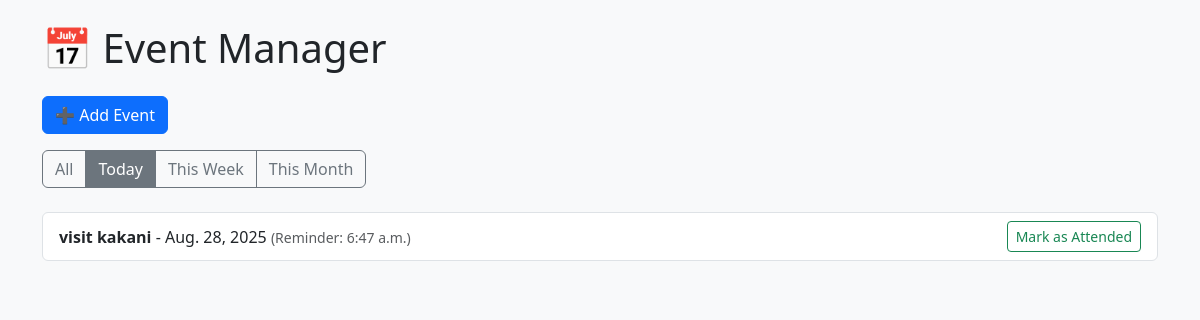
The page /?filter=day on the database its author committed.
### eventmanager_app/models.py (models this page shows, shortened)
class Event(models.Model):
    title = models.CharField(max_length=100)
    date = models.DateField()
    is_attended = models.BooleanField(default=False)
    reminder_time = models.TimeField(null=True, blank=True)

### eventmanager_app/views.py (the view)
# urls.py: path('', views.event_list, name='event_list'),
def event_list(request):
    filter_type = request.GET.get('filter', 'all')
    today = timezone.now().date()
    if filter_type == 'day':
        events = Event.objects.filter(date=today)
    elif filter_type == 'week':
        end_week = today + timedelta(days=7)
        events = Event.objects.filter(date__range=[today, end_week])
    elif filter_type == 'month':
        end_month = today + timedelta(days=30)
        events = Event.objects.filter(date__range=[today, end_month])
    else:
        events = Event.objects.all().order_by('date')
    return render(request, 'eventmanager_app/event_list.html', {
        'events': events,
        'filter_type': filter_type
    })

### eventmanager_app/templates/eventmanager_app/event_list.html
{% extends 'eventmanager_app/base.html' %}
{% block content %}
<div class="mb-3">
  <a href="{% url 'add_event' %}" class="btn btn-primary">➕ Add Event</a>
</div>
<div class="btn-group mb-4" role="group">
  <a href="?filter=all" class="btn btn-outline-secondary {% if filter_type == 'all' %}active{% endif %}">All</a>
  <a href="?filter=day" class="btn btn-outline-secondary {% if filter_type == 'day' %}active{% endif %}">Today</a>
  <a href="?filter=week" class="btn btn-outline-secondary {% if filter_type == 'week' %}active{% endif %}">This Week</a>
  <a href="?filter=month" class="btn btn-outline-secondary {% if filter_type == 'month' %}active{% endif %}">This
    Month</a>
</div>
<ul class="list-group">
  {% for event in events %}
  <li class="list-group-item d-flex justify-content-between align-items-center">
    <div>
      <strong>{{ event.title }}</strong> - {{ event.date }}
      {% if event.reminder_time %}
      <small class="text-muted">(Reminder: {{ event.reminder_time }})</small>
      {% endif %}
    </div>
    {% if not event.is_attended %}
    <a href="{% url 'mark_attended' event.id %}" class="btn btn-sm btn-outline-success">Mark as Attended</a>
    {% else %}
    <span class="badge bg-success">Attended</span>
    {% endif %}
  </li>
  {% empty %}
  <li class="list-group-item">No events found.</li>
  {% endfor %}
</ul>
{% endblock %}

### rows shown on the page
Event: title "visit kakani", date "Aug. 28, 2025", reminder_time "6:47 a.m.", is_attended "Mark as Attended"
